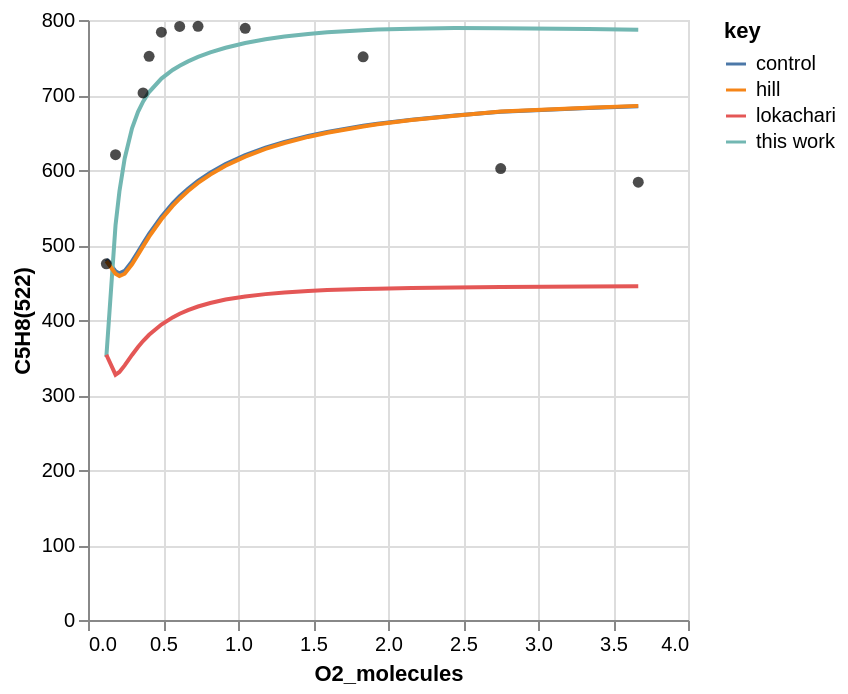
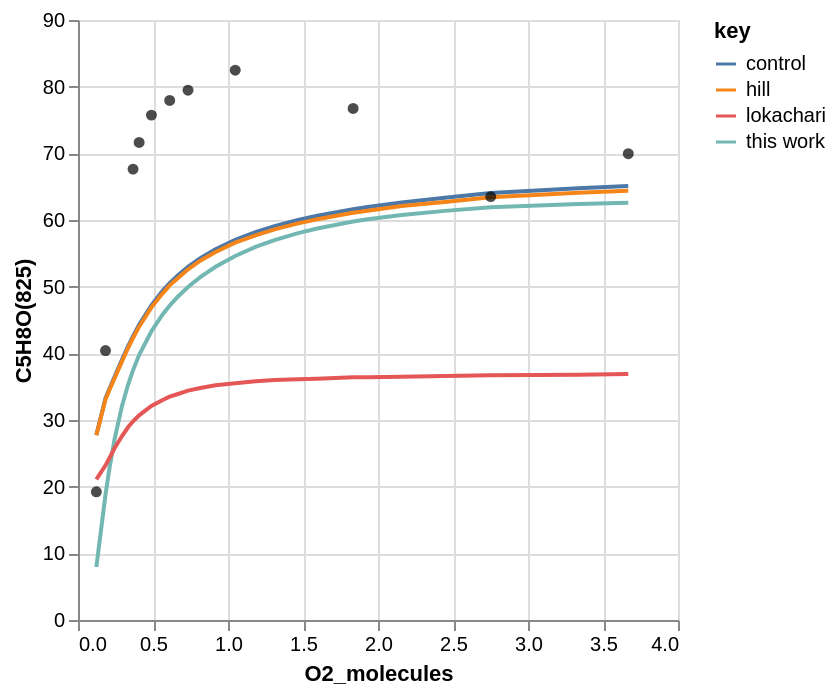
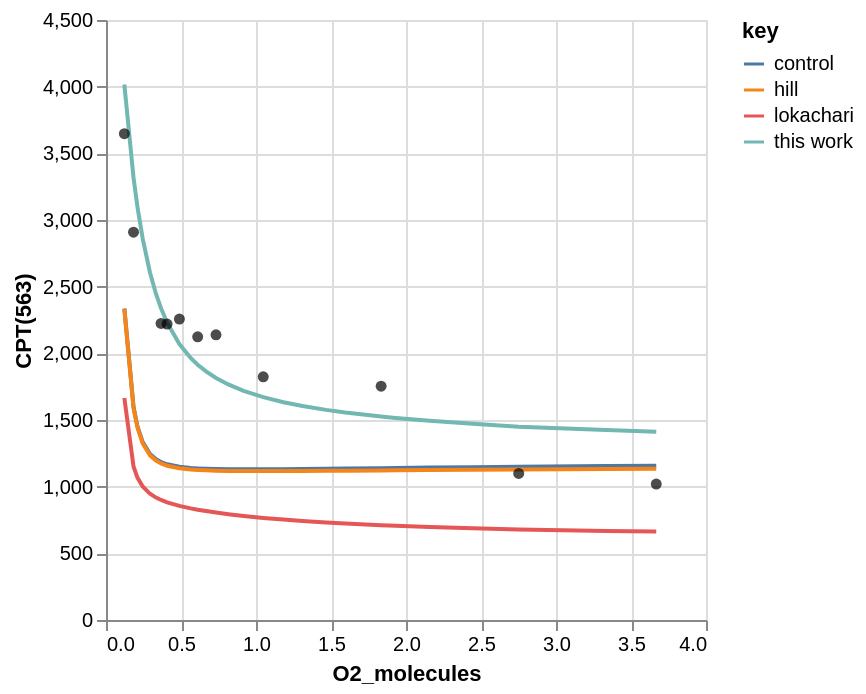
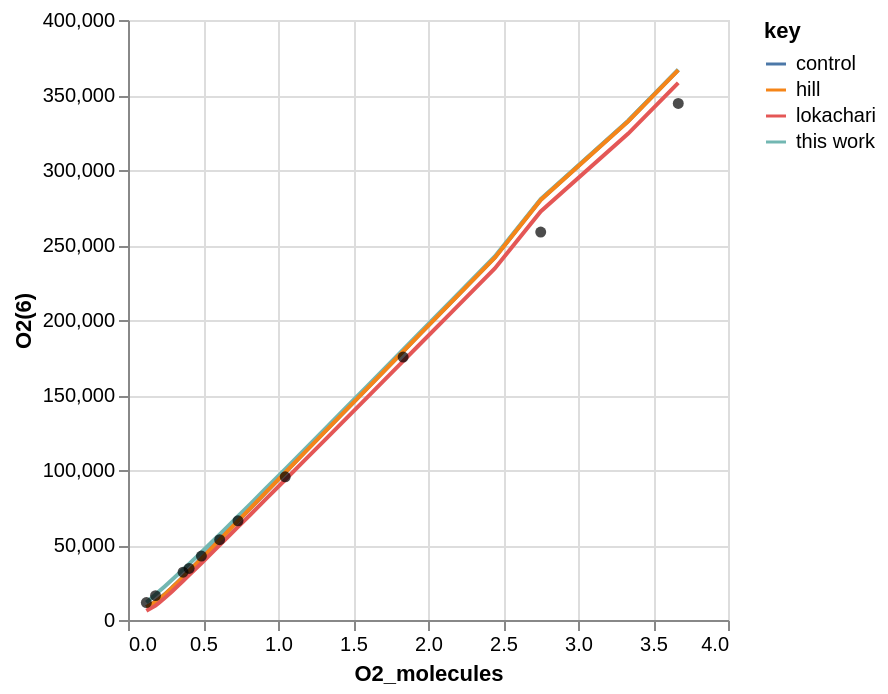

The code cell stored with these charts, in order, in its notebook:
### Code cell
# Plot
charts = workflow.plot_simulation(
    tag=tag,
    root_path=root_path,
    x_col="O2_molecules",
    line_source_=["hill", "lokachari"],
    point_source="experiment",
)
for chart in charts:
    chart.show()

### Figure 1 — Vega-Lite specification as saved in the notebook (floating-point values rounded to 4 significant figures)
{"config": {"view": {"continuousWidth": 300, "continuousHeight": 300}}, "layer": [{"data": {"name": "data-3d09b077eb583b31401db2b61f44cc67"}, "mark": {"type": "line"}, "encoding": {"color": {"field": "key", "type": "nominal"}, "x": {"field": "O2_molecules", "type": "quantitative"}, "y": {"field": "value", "title": "C5H8(522)", "type": "quantitative"}}, "transform": [{"fold": ["control", "this work", "hill", "lokachari"]}]}, {"data": {"name": "data-ffe75d1cbd0aaee013379dd4e82dccaa"}, "mark": {"type": "circle"}, "encoding": {"color": {"value": "black"}, "x": {"field": "O2_molecules", "type": "quantitative"}, "y": {"field": "experiment", "type": "quantitative"}}}], "$schema": "https://vega.github.io/schema/vega-lite/v5.20.1.json", "datasets": {"data-3d09b077eb583b31401db2b61f44cc67": [{"O2_molecules": 3.668, "control": 684.9, "this work": 786.9, "hill": 685.5, "lokachari": 445.1}, {"O2_molecules": 3.335, "control": 682.7, "this work": 788.0, "hill": 683.1, "lokachari": 444.6}, {"O2_molecules": 2.751, "control": 677.8, "this work": 789.1, "hill": 677.9, "lokachari": 444.0}, {"O2_molecules": 2.446, "control": 672.5, "this work": 789.2, "hill": 672.3, "lokachari": 443.3}, {"O2_molecules": 2.158, "control": 667.1, "this work": 788.5, "hill": 666.6, "lokachari": 442.6}, {"O2_molecules": 1.931, "control": 661.6, "this work": 787.2, "hill": 660.9, "lokachari": 441.8}, {"O2_molecules": 1.834, "control": 658.9, "this work": 786.4, "hill": 658.0, "lokachari": 441.4}, {"O2_molecules": 1.595, "control": 650.7, "this work": 783.6, "hill": 649.6, "lokachari": 439.9}, {"O2_molecules": 1.467, "control": 645.4, "this work": 781.4, "hill": 644.1, "lokachari": 438.7}, {"O2_molecules": 1.31, "control": 637.5, "this work": 777.9, "hill": 636.0, "lokachari": 436.7}, {"O2_molecules": 1.183, "control": 629.8, "this work": 774.3, "hill": 628.1, "lokachari": 434.5}, {"O2_molecules": 1.048, "control": 619.9, "this work": 769.2, "hill": 617.9, "lokachari": 431.3}, {"O2_molecules": 0.9171, "control": 607.9, "this work": 763.0, "hill": 605.6, "lokachari": 427.3}, {"O2_molecules": 0.8152, "control": 596.4, "this work": 756.8, "hill": 593.9, "lokachari": 422.7}, {"O2_molecules": 0.7335, "control": 585.5, "this work": 750.8, "hill": 582.7, "lokachari": 418.0}, {"O2_molecules": 0.667, "control": 575.0, "this work": 744.9, "hill": 572.0, "lokachari": 413.2}, {"O2_molecules": 0.6112, "control": 564.9, "this work": 739.1, "hill": 561.8, "lokachari": 408.3}, {"O2_molecules": 0.5644, "control": 555.4, "this work": 733.3, "hill": 552.1, "lokachari": 403.5}, {"O2_molecules": 0.4893, "control": 537.7, "this work": 721.9, "hill": 534.3, "lokachari": 393.9}, {"O2_molecules": 0.4074, "control": 514.8, "this work": 703.9, "hill": 511.1, "lokachari": 380.3}, {"O2_molecules": 0.367, "control": 501.9, "this work": 691.2, "hill": 498.2, "lokachari": 371.9}, {"O2_molecules": 0.3335, "control": 491.0, "this work": 677.6, "hill": 487.2, "lokachari": 364.0}, {"O2_molecules": 0.2935, "control": 478.1, "this work": 655.7, "hill": 474.3, "lokachari": 353.4}, {"O2_molecules": 0.2446, "control": 465.5, "this work": 615.3, "hill": 461.7, "lokachari": 339.5}, {"O2_molecules": 0.2096, "control": 462.2, "this work": 571.7, "hill": 458.6, "lokachari": 330.7}, {"O2_molecules": 0.1835, "control": 465.1, "this work": 526.3, "hill": 461.8, "lokachari": 327.1}, {"O2_molecules": 0.1223, "control": 480.9, "this work": 350.9, "hill": 478.7, "lokachari": 353.7}], "data-ffe75d1cbd0aaee013379dd4e82dccaa": [{"O2_molecules": 0.1223, "experiment": 475.0}, {"O2_molecules": 0.1835, "experiment": 620.4}, {"O2_molecules": 0.367, "experiment": 702.8}, {"O2_molecules": 0.4074, "experiment": 751.5}, {"O2_molecules": 0.4893, "experiment": 783.7}, {"O2_molecules": 0.6112, "experiment": 791.4}, {"O2_molecules": 0.7335, "experiment": 791.6}, {"O2_molecules": 1.048, "experiment": 788.9}, {"O2_molecules": 1.834, "experiment": 751.0}, {"O2_molecules": 2.751, "experiment": 602.0}, {"O2_molecules": 3.668, "experiment": 583.8}]}}

### Figure 2 — Vega-Lite specification as saved in the notebook (floating-point values rounded to 4 significant figures)
{"config": {"view": {"continuousWidth": 300, "continuousHeight": 300}}, "layer": [{"data": {"name": "data-4438129fcac052c0f0cd6e168dc20e4c"}, "mark": {"type": "line"}, "encoding": {"color": {"field": "key", "type": "nominal"}, "x": {"field": "O2_molecules", "type": "quantitative"}, "y": {"field": "value", "title": "C5H8O(825)", "type": "quantitative"}}, "transform": [{"fold": ["control", "this work", "hill", "lokachari"]}]}, {"data": {"name": "data-4620143b4c4258af8d76de8a3cbd45bb"}, "mark": {"type": "circle"}, "encoding": {"color": {"value": "black"}, "x": {"field": "O2_molecules", "type": "quantitative"}, "y": {"field": "experiment", "type": "quantitative"}}}], "$schema": "https://vega.github.io/schema/vega-lite/v5.20.1.json", "datasets": {"data-4438129fcac052c0f0cd6e168dc20e4c": [{"O2_molecules": 3.668, "control": 65.12, "this work": 62.57, "hill": 64.4, "lokachari": 36.9}, {"O2_molecules": 3.335, "control": 64.76, "this work": 62.39, "hill": 64.1, "lokachari": 36.8}, {"O2_molecules": 2.751, "control": 64.05, "this work": 61.92, "hill": 63.4, "lokachari": 36.7}, {"O2_molecules": 2.446, "control": 63.34, "this work": 61.37, "hill": 62.7, "lokachari": 36.6}, {"O2_molecules": 2.158, "control": 62.64, "this work": 60.76, "hill": 62.1, "lokachari": 36.5}, {"O2_molecules": 1.931, "control": 61.96, "this work": 60.1, "hill": 61.4, "lokachari": 36.4}, {"O2_molecules": 1.834, "control": 61.62, "this work": 59.77, "hill": 61.1, "lokachari": 36.4}, {"O2_molecules": 1.595, "control": 60.64, "this work": 58.73, "hill": 60.1, "lokachari": 36.2}, {"O2_molecules": 1.467, "control": 60.01, "this work": 58.03, "hill": 59.5, "lokachari": 36.1}, {"O2_molecules": 1.31, "control": 59.08, "this work": 56.99, "hill": 58.6, "lokachari": 36.0}, {"O2_molecules": 1.183, "control": 58.18, "this work": 55.96, "hill": 57.7, "lokachari": 35.8}, {"O2_molecules": 1.048, "control": 57.02, "this work": 54.61, "hill": 56.6, "lokachari": 35.5}, {"O2_molecules": 0.9171, "control": 55.62, "this work": 52.99, "hill": 55.2, "lokachari": 35.2}, {"O2_molecules": 0.8152, "control": 54.27, "this work": 51.43, "hill": 53.9, "lokachari": 34.8}, {"O2_molecules": 0.7335, "control": 52.97, "this work": 49.95, "hill": 52.6, "lokachari": 34.4}, {"O2_molecules": 0.667, "control": 51.72, "this work": 48.53, "hill": 51.3, "lokachari": 33.9}, {"O2_molecules": 0.6112, "control": 50.52, "this work": 47.16, "hill": 50.2, "lokachari": 33.5}, {"O2_molecules": 0.5644, "control": 49.37, "this work": 45.84, "hill": 49.0, "lokachari": 33.0}, {"O2_molecules": 0.4893, "control": 47.2, "this work": 43.32, "hill": 46.9, "lokachari": 32.1}, {"O2_molecules": 0.4074, "control": 44.3, "this work": 39.75, "hill": 44.0, "lokachari": 30.7}, {"O2_molecules": 0.367, "control": 42.59, "this work": 37.48, "hill": 42.3, "lokachari": 29.8}, {"O2_molecules": 0.3335, "control": 41.06, "this work": 35.28, "hill": 40.8, "lokachari": 28.9}, {"O2_molecules": 0.2935, "control": 39.08, "this work": 32.11, "hill": 38.8, "lokachari": 27.6}, {"O2_molecules": 0.2446, "control": 36.52, "this work": 27.19, "hill": 36.3, "lokachari": 25.8}, {"O2_molecules": 0.2096, "control": 34.68, "this work": 22.74, "hill": 34.5, "lokachari": 24.3}, {"O2_molecules": 0.1835, "control": 33.29, "this work": 18.82, "hill": 33.1, "lokachari": 23.2}, {"O2_molecules": 0.1223, "control": 27.75, "this work": 7.938, "hill": 27.7, "lokachari": 21.1}], "data-4620143b4c4258af8d76de8a3cbd45bb": [{"O2_molecules": 0.1223, "experiment": 19.23}, {"O2_molecules": 0.1835, "experiment": 40.42}, {"O2_molecules": 0.367, "experiment": 67.63}, {"O2_molecules": 0.4074, "experiment": 71.63}, {"O2_molecules": 0.4893, "experiment": 75.73}, {"O2_molecules": 0.6112, "experiment": 77.94}, {"O2_molecules": 0.7335, "experiment": 79.47}, {"O2_molecules": 1.048, "experiment": 82.48}, {"O2_molecules": 1.834, "experiment": 76.73}, {"O2_molecules": 2.751, "experiment": 63.51}, {"O2_molecules": 3.668, "experiment": 69.95}]}}

### Figure 3 — Vega-Lite specification as saved in the notebook (floating-point values rounded to 4 significant figures)
{"config": {"view": {"continuousWidth": 300, "continuousHeight": 300}}, "layer": [{"data": {"name": "data-5bf583a7e6e5dadf858335f6878429cb"}, "mark": {"type": "line"}, "encoding": {"color": {"field": "key", "type": "nominal"}, "x": {"field": "O2_molecules", "type": "quantitative"}, "y": {"field": "value", "title": "CPT(563)", "type": "quantitative"}}, "transform": [{"fold": ["control", "this work", "hill", "lokachari"]}]}, {"data": {"name": "data-08e571bc1f97dd77034a789e8e2000c6"}, "mark": {"type": "circle"}, "encoding": {"color": {"value": "black"}, "x": {"field": "O2_molecules", "type": "quantitative"}, "y": {"field": "experiment", "type": "quantitative"}}}], "$schema": "https://vega.github.io/schema/vega-lite/v5.20.1.json", "datasets": {"data-5bf583a7e6e5dadf858335f6878429cb": [{"O2_molecules": 3.668, "control": 1158.0, "this work": 1412.0, "hill": 1134.0, "lokachari": 663.2}, {"O2_molecules": 3.335, "control": 1155.0, "this work": 1425.0, "hill": 1132.0, "lokachari": 668.1}, {"O2_molecules": 2.751, "control": 1150.0, "this work": 1449.0, "hill": 1129.0, "lokachari": 678.2}, {"O2_molecules": 2.446, "control": 1146.0, "this work": 1472.0, "hill": 1126.0, "lokachari": 688.1}, {"O2_molecules": 2.158, "control": 1143.0, "this work": 1495.0, "hill": 1124.0, "lokachari": 697.7}, {"O2_molecules": 1.931, "control": 1140.0, "this work": 1516.0, "hill": 1122.0, "lokachari": 706.9}, {"O2_molecules": 1.834, "control": 1139.0, "this work": 1526.0, "hill": 1121.0, "lokachari": 711.3}, {"O2_molecules": 1.595, "control": 1136.0, "this work": 1556.0, "hill": 1120.0, "lokachari": 723.9}, {"O2_molecules": 1.467, "control": 1134.0, "this work": 1576.0, "hill": 1119.0, "lokachari": 731.8}, {"O2_molecules": 1.31, "control": 1132.0, "this work": 1605.0, "hill": 1118.0, "lokachari": 742.8}, {"O2_molecules": 1.183, "control": 1131.0, "this work": 1633.0, "hill": 1117.0, "lokachari": 753.1}, {"O2_molecules": 1.048, "control": 1130.0, "this work": 1671.0, "hill": 1117.0, "lokachari": 765.8}, {"O2_molecules": 0.9171, "control": 1130.0, "this work": 1719.0, "hill": 1117.0, "lokachari": 780.7}, {"O2_molecules": 0.8152, "control": 1131.0, "this work": 1766.0, "hill": 1118.0, "lokachari": 793.7}, {"O2_molecules": 0.7335, "control": 1132.0, "this work": 1815.0, "hill": 1120.0, "lokachari": 805.7}, {"O2_molecules": 0.667, "control": 1134.0, "this work": 1864.0, "hill": 1122.0, "lokachari": 816.9}, {"O2_molecules": 0.6112, "control": 1137.0, "this work": 1915.0, "hill": 1125.0, "lokachari": 827.3}, {"O2_molecules": 0.5644, "control": 1140.0, "this work": 1966.0, "hill": 1129.0, "lokachari": 837.3}, {"O2_molecules": 0.4893, "control": 1149.0, "this work": 2070.0, "hill": 1138.0, "lokachari": 856.0}, {"O2_molecules": 0.4074, "control": 1168.0, "this work": 2230.0, "hill": 1157.0, "lokachari": 882.6}, {"O2_molecules": 0.367, "control": 1185.0, "this work": 2338.0, "hill": 1174.0, "lokachari": 900.1}, {"O2_molecules": 0.3335, "control": 1206.0, "this work": 2445.0, "hill": 1195.0, "lokachari": 918.0}, {"O2_molecules": 0.2935, "control": 1245.0, "this work": 2605.0, "hill": 1235.0, "lokachari": 946.5}, {"O2_molecules": 0.2446, "control": 1334.0, "this work": 2860.0, "hill": 1324.0, "lokachari": 1001.0}, {"O2_molecules": 0.2096, "control": 1453.0, "this work": 3098.0, "hill": 1443.0, "lokachari": 1068.0}, {"O2_molecules": 0.1835, "control": 1599.0, "this work": 3318.0, "hill": 1590.0, "lokachari": 1152.0}, {"O2_molecules": 0.1223, "control": 2336.0, "this work": 4017.0, "hill": 2332.0, "lokachari": 1666.0}], "data-08e571bc1f97dd77034a789e8e2000c6": [{"O2_molecules": 0.1223, "experiment": 3647.0}, {"O2_molecules": 0.1835, "experiment": 2909.0}, {"O2_molecules": 0.367, "experiment": 2224.0}, {"O2_molecules": 0.4074, "experiment": 2219.0}, {"O2_molecules": 0.4893, "experiment": 2257.0}, {"O2_molecules": 0.6112, "experiment": 2124.0}, {"O2_molecules": 0.7335, "experiment": 2139.0}, {"O2_molecules": 1.048, "experiment": 1824.0}, {"O2_molecules": 1.834, "experiment": 1753.0}, {"O2_molecules": 2.751, "experiment": 1099.0}, {"O2_molecules": 3.668, "experiment": 1020.0}]}}

### Figure 4 — Vega-Lite specification as saved in the notebook (floating-point values rounded to 4 significant figures)
{"config": {"view": {"continuousWidth": 300, "continuousHeight": 300}}, "layer": [{"data": {"name": "data-52c51f8ce705a9dbec7b2e72a9b5600e"}, "mark": {"type": "line"}, "encoding": {"color": {"field": "key", "type": "nominal"}, "x": {"field": "O2_molecules", "type": "quantitative"}, "y": {"field": "value", "title": "O2(6)", "type": "quantitative"}}, "transform": [{"fold": ["control", "this work", "hill", "lokachari"]}]}, {"data": {"name": "data-4b5ee9d9716773ddad330fd138d04289"}, "mark": {"type": "circle"}, "encoding": {"color": {"value": "black"}, "x": {"field": "O2_molecules", "type": "quantitative"}, "y": {"field": "experiment", "type": "quantitative"}}}], "$schema": "https://vega.github.io/schema/vega-lite/v5.20.1.json", "datasets": {"data-52c51f8ce705a9dbec7b2e72a9b5600e": [{"O2_molecules": 3.668, "control": 366800.0, "this work": 366900.0, "hill": 366600.0, "lokachari": 358100.0}, {"O2_molecules": 3.335, "control": 332700.0, "this work": 332900.0, "hill": 332500.0, "lokachari": 324300.0}, {"O2_molecules": 2.751, "control": 280200.0, "this work": 280600.0, "hill": 280100.0, "lokachari": 272400.0}, {"O2_molecules": 2.446, "control": 241700.0, "this work": 242300.0, "hill": 241600.0, "lokachari": 234300.0}, {"O2_molecules": 2.158, "control": 212300.0, "this work": 213100.0, "hill": 212100.0, "lokachari": 205300.0}, {"O2_molecules": 1.931, "control": 189000.0, "this work": 190000.0, "hill": 188900.0, "lokachari": 182300.0}, {"O2_molecules": 1.834, "control": 179100.0, "this work": 180200.0, "hill": 179000.0, "lokachari": 172600.0}, {"O2_molecules": 1.595, "control": 154600.0, "this work": 155900.0, "hill": 154500.0, "lokachari": 148500.0}, {"O2_molecules": 1.467, "control": 141500.0, "this work": 143000.0, "hill": 141400.0, "lokachari": 135600.0}, {"O2_molecules": 1.31, "control": 125400.0, "this work": 127100.0, "hill": 125300.0, "lokachari": 119800.0}, {"O2_molecules": 1.183, "control": 112400.0, "this work": 114300.0, "hill": 112200.0, "lokachari": 107100.0}, {"O2_molecules": 1.048, "control": 98450.0, "this work": 100600.0, "hill": 98340.0, "lokachari": 93490.0}, {"O2_molecules": 0.9171, "control": 84980.0, "this work": 87480.0, "hill": 84880.0, "lokachari": 80370.0}, {"O2_molecules": 0.8152, "control": 74500.0, "this work": 77300.0, "hill": 74400.0, "lokachari": 70180.0}, {"O2_molecules": 0.7335, "control": 66110.0, "this work": 69180.0, "hill": 66020.0, "lokachari": 62060.0}, {"O2_molecules": 0.667, "control": 59250.0, "this work": 62580.0, "hill": 59170.0, "lokachari": 55420.0}, {"O2_molecules": 0.6112, "control": 53540.0, "this work": 57110.0, "hill": 53460.0, "lokachari": 49910.0}, {"O2_molecules": 0.5644, "control": 48720.0, "this work": 52500.0, "hill": 48640.0, "lokachari": 45260.0}, {"O2_molecules": 0.4893, "control": 41020.0, "this work": 45200.0, "hill": 40950.0, "lokachari": 37850.0}, {"O2_molecules": 0.4074, "control": 32760.0, "this work": 37410.0, "hill": 32680.0, "lokachari": 29900.0}, {"O2_molecules": 0.367, "control": 28680.0, "this work": 33570.0, "hill": 28610.0, "lokachari": 25960.0}, {"O2_molecules": 0.3335, "control": 25390.0, "this work": 30470.0, "hill": 25330.0, "lokachari": 22780.0}, {"O2_molecules": 0.2935, "control": 21540.0, "this work": 26790.0, "hill": 21480.0, "lokachari": 19020.0}, {"O2_molecules": 0.2446, "control": 17080.0, "this work": 22380.0, "hill": 17030.0, "lokachari": 14590.0}, {"O2_molecules": 0.2096, "control": 14160.0, "this work": 19280.0, "hill": 14120.0, "lokachari": 11620.0}, {"O2_molecules": 0.1835, "control": 12210.0, "this work": 16990.0, "hill": 12170.0, "lokachari": 9588.0}, {"O2_molecules": 0.1223, "control": 8585.0, "this work": 11700.0, "hill": 8577.0, "lokachari": 6140.0}], "data-4b5ee9d9716773ddad330fd138d04289": [{"O2_molecules": 0.1223, "experiment": 11610.0}, {"O2_molecules": 0.1835, "experiment": 16260.0}, {"O2_molecules": 0.367, "experiment": 31840.0}, {"O2_molecules": 0.4074, "experiment": 34350.0}, {"O2_molecules": 0.4893, "experiment": 42620.0}, {"O2_molecules": 0.6112, "experiment": 53550.0}, {"O2_molecules": 0.7335, "experiment": 66130.0}, {"O2_molecules": 1.048, "experiment": 95480.0}, {"O2_molecules": 1.834, "experiment": 175300.0}, {"O2_molecules": 2.751, "experiment": 258700.0}, {"O2_molecules": 3.668, "experiment": 344400.0}]}}
